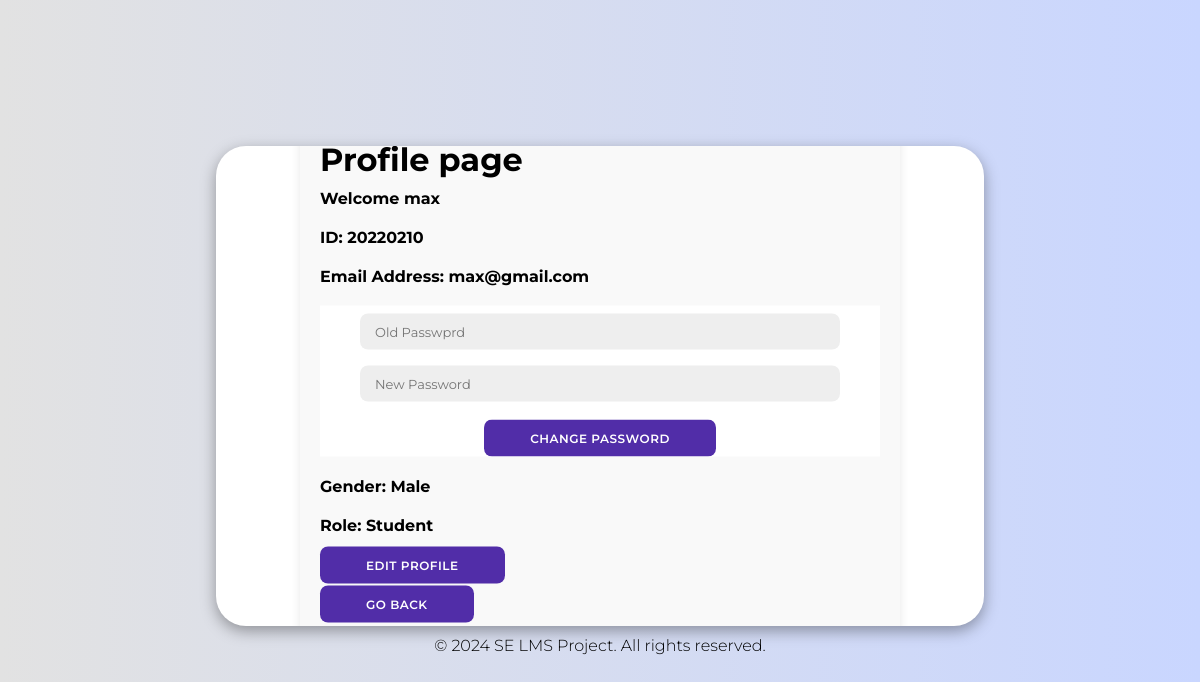
The page /profile.php (signed in) on the database its author committed.
### tables this page shows
CREATE TABLE `user` (
  `UserID` int(11) NOT NULL,
  `UserName` varchar(50) NOT NULL,
  `Email` varchar(50) NOT NULL,
  `Password` varchar(100) NOT NULL,
  `Role` varchar(10) NOT NULL,
  `Gender` varchar(10) NOT NULL
);

CREATE TABLE `student` (
  `StudentID` int(11) NOT NULL,
  `UserID` int(11) NOT NULL,
  `AdminID` int(11) NOT NULL
);

### classes/Db.classes.php (called while the page is built, shortened)
<?php
class Db {
    protected function connect() {
        try {
            $username = "root";
            $pass = "";
            $db = new PDO('mysql:host=localhost;dbname=SE', $username, $pass);
            return $db;
        }
        catch (PDOException $e) {
            print "Error!" . $e->getMessage() . "<br/>";
            die();
        }
    }
}

### classes/Model/Profile.classes.php (called while the page is built, shortened)
<?php
class ProfileModel extends Db {
    protected function getProfileInfo($userId) {
        $stmt = $this->connect()->prepare('SELECT * From user WHERE UserID = ?;');
        if(!$stmt->execute(array($userId))) {
            $stmt = null;
            header("location: ../profile.php?error=stmtfailed");
            exit();
        }
        $profileData = $stmt->fetchAll(PDO::FETCH_ASSOC);
        return $profileData;
    }
    protected function getUserId($userId) {
        $stmt = $this->connect()->prepare('SELECT StudentID FROM Student WHERE UserID = ?;');
        if(!$stmt->execute(array($userId))) {
            $stmt = null;
            header("location: ../profile.php?error=stmtfailed");
            exit();
        }
        $StudentID = $stmt->fetchAll(PDO::FETCH_ASSOC);
        return $StudentID;
    }
}

### classes/View/Profile-view.classes.php (the view, shortened to what this page needs)
<?php
class ProfileInfoView extends ProfileModel {
    public function fetchUserName($userId) {
        $profileInfo = $this->getProfileInfo($userId);
        echo $profileInfo[0]["UserName"];
    }
    public function fetchStudentId($userId) {
        $profileInfo = $this->getUserId($userId);
        echo $profileInfo[0]["StudentID"];
    }
    public function fetchEmail($userId) {
        $profileInfo = $this->getProfileInfo($userId);
        echo $profileInfo[0]["Email"];
    }
    public function fetchRole($userId) {
        $profileInfo = $this->getProfileInfo($userId);
        return $profileInfo[0]["Role"];
    }
    public function fetchGender($userId) {
        $profileInfo = $this->getProfileInfo($userId);
        echo $profileInfo[0]["Gender"];
    }
}

### profile.php (shortened to what this page needs)
<?php
    include "classes/Db.classes.php";
    include "classes/Model/Profile.classes.php";
    include "classes/View/Profile-view.classes.php";
    $profileInfo = new ProfileInfoView();
    $role = $profileInfo->fetchRole($_SESSION["UserID"]);
?>
<!DOCTYPE html>
<html lang="en">
<head>
    <link rel="stylesheet" href="https://cdnjs.cloudflare.com/ajax/libs/font-awesome/6.4.2/css/all.min.css">
    <link rel="stylesheet" href="./css/Registeration.css">
</head>
<body>
    <div class="container" id="container">
        <div class="profile-container">
            <h1>Profile page</h1>
            <div class="profile-info" style="margin-top: 10px;">
                <label>Welcome <?php $profileInfo->fetchUserName($_SESSION["UserID"]);?></label>
            </div>
            <div class="profile-info">
                <label>ID: <?php if($role == "Student") $profileInfo->fetchStudentId($_SESSION["UserID"]); else $profileInfo->fetchTeacherId($_SESSION["UserID"]);?>
                </label>
            </div>
            <div class="profile-info">
                <label>Email Address: <?php $profileInfo->fetchEmail($_SESSION["UserID"]);?></label>
            </div>
            <div class="profile-info">
                <form action="includes/profile.inc.php" method="post">
                    <input type="password" name="oldPassword" placeholder="Old Passwprd" />
                    <input type="password" name="password" placeholder="New Password" minlength="7" />
                    <button type="submit" name="submit">Change Password</button>
                </form>
            </div>
            <div class="profile-info">
                <label>Gender: <?php $profileInfo->fetchGender($_SESSION["UserID"]) ?></label>
            </div>
            <div class="profile-info">
                <label>Role: <?php echo $role ?></label>
            </div>
            <div class="profile-info">
                <a href="profileSettings.php" class="button">Edit Profile</a>
            </div>
            <div class="profile-info">
                <a href="studentDashboard.php" class="button">Go back</a>
            </div>
        </div>
    </div>
    <?php
    include 'footer.php';
    ?>
</body>
</html>

### css/Registeration.css (style rules this page uses)
* { margin: 0; padding: 0; box-sizing: border-box; font-family: 'Montserrat', sans-serif; }
body { background-color: #c9d6ff; background: linear-gradient(to right, #e2e2e2, #c9d6ff); display: flex; align-items: center; justify-content: center; flex-direction: column; height: 100vh; }
.container { background-color: #fff; border-radius: 30px; box-shadow: 0 5px 15px rgba(0, 0, 0, 0.35); position: relative; overflow: hidden; width: 768px; max-width: 100%; min-height: 480px; }
.container a { color: #333; font-size: 13px; text-decoration: none; margin: 15px 0 10px; }
.container .button, .container button { background-color: #512da8; color: #fff; font-size: 12px; padding: 10px 45px; border: 1px solid transparent; border-radius: 8px; font-weight: 600; letter-spacing: 0.5px; text-transform: uppercase; margin-top: 10px; cursor: pointer; }
.container form { background-color: #fff; display: flex; align-items: center; justify-content: center; flex-direction: column; padding: 0 40px; height: 100%; }
.container input { background-color: #eee; border: none; margin: 8px 0; padding: 10px 15px; font-size: 13px; border-radius: 8px; width: 100%; outline: none; }

### profile.php (style rules this page uses)
.profile-container { width: 600px; position: absolute; top: 50%; left: 50%; transform: translate(-50%, -50%); padding: 20px; background-color: #f9f9f9; border-radius: 10px; box-shadow: 0 0 10px rgba(0, 0, 0, 0.1); }
.profile-info { margin-bottom: 20px; }
.profile-info label { font-weight: bold; }

### rows shown on the page
user: UserName "max", Email "max@gmail.com", Gender "Male", Role "Student"
student: StudentID "20220210"
